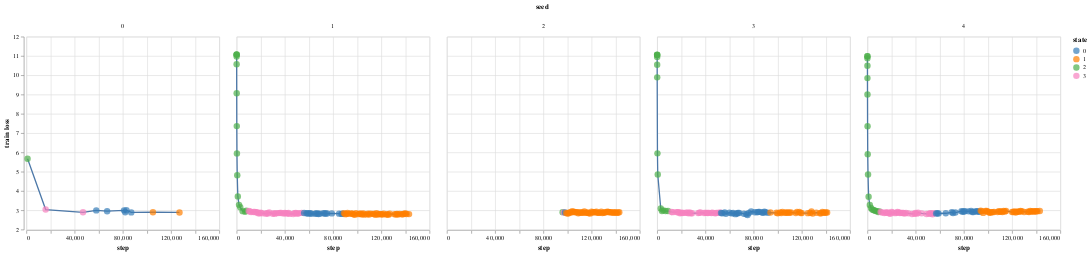

Here is the notebook cell this chart was saved with:
### Markdown cell above
##### Train loss

### Code cell
from utils import load_loss

df_loss_70m = load_loss("tmp/train_loss_70m_seed{}.csv", last_steps=False)
training_map.show_training_states("train loss", data=df_loss_70m)

### Figure 1 — Vega-Lite specification as saved in the notebook (floating-point values rounded to 4 significant figures; data arrays with more than 128 entries replaced by an {"elided": "..."} marker saying what was removed)
{"config": {"view": {"continuousWidth": 300, "continuousHeight": 300}}, "data": {"name": "data-12bd64bc834d631dd8ea915fa64546e1"}, "facet": {"column": {"field": "seed", "type": "quantitative"}}, "spec": {"layer": [{"mark": {"type": "line"}, "encoding": {"x": {"axis": {"title": "step"}, "field": "step", "scale": {"type": "linear"}, "type": "quantitative"}, "y": {"axis": {"title": "train loss"}, "field": "score", "scale": {"zero": false}, "type": "quantitative"}}}, {"mark": {"type": "circle", "size": 100}, "encoding": {"color": {"field": "state", "scale": {"range": ["#377eb8", "#ff7f00", "#4daf4a", "#f781bf", "#a65628", "#984ea3", "#999999", "#e41a1c", "#dede00"]}, "type": "nominal"}, "x": {"axis": {"title": "step"}, "field": "step", "scale": {"type": "linear"}, "type": "quantitative"}, "y": {"field": "score", "scale": {"zero": false}, "type": "quantitative"}}}]}, "$schema": "https://vega.github.io/schema/vega-lite/v5.15.1.json", "datasets": {"data-12bd64bc834d631dd8ea915fa64546e1": {"elided": "379 records"}}}
